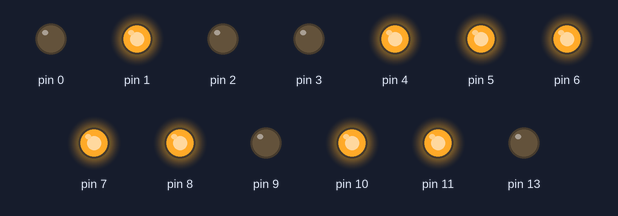
This sketch was run on a simulated Arduino Uno, built with avr-gcc and run on an emulated ATmega328P. Shown: output pins drawn as LEDs (lit = HIGH).

Above: at 0.1 s.
At 4.1 s:
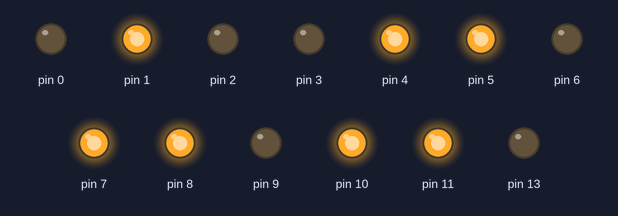
At 9.1 s:
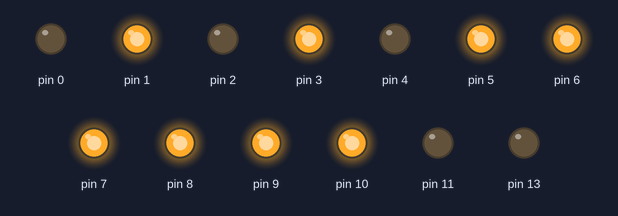
At 18.1 s:
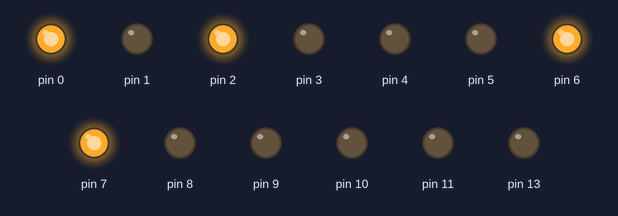
At 28.1 s:
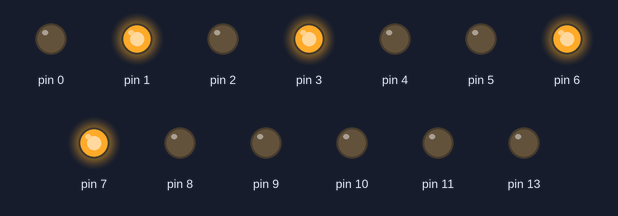
At 39.1 s:
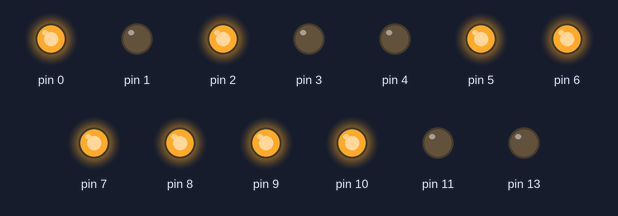
Timing chart, 0 to 40.0 s (numbered marks = the images above):
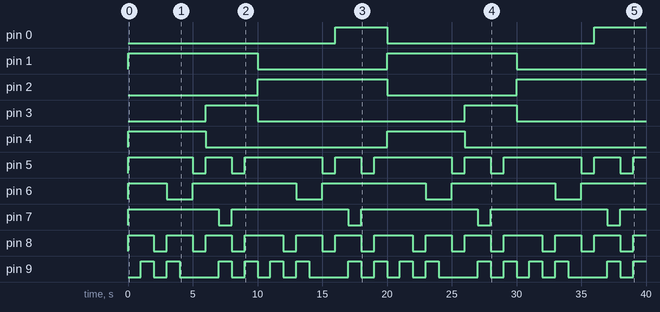

Measured:
- by itself, pin 0: LOW → HIGH at 16.0 s, → LOW 4.0 s later, → HIGH 16.0 s later
- by itself, pin 1: alternates HIGH for 10.0 s and LOW for 10.0 s
- by itself, pin 2: LOW → HIGH at 10.0 s, → LOW 10.0 s later, → HIGH 10.0 s later
- by itself, pin 3: alternates HIGH for 4.0 s and LOW for 16.0 s
- by itself, pin 4, pin 13: alternates HIGH for 6.0 s and LOW for 14.0 s
- by itself, pin 5: repeats every 10.0 s: LOW 1.0 s, HIGH 2.0 s, LOW 1.0 s, HIGH 6.0 s
- by itself, pin 6: repeats every 10.0 s: LOW 2.0 s, HIGH 8.0 s
- by itself, pin 7: repeats every 10.0 s: LOW 1.0 s, HIGH 9.0 s

The sketch:

Blink.ino
```cpp
// C++ code
//
void setup()
{
  pinMode(0,OUTPUT);
  pinMode(1,OUTPUT);
  pinMode(2,OUTPUT);
  pinMode(3,OUTPUT);
  pinMode(4,OUTPUT);
  pinMode(5,OUTPUT);
  pinMode(6,OUTPUT);
  pinMode(7,OUTPUT);
  pinMode(8,OUTPUT);
  pinMode(9,OUTPUT);
  pinMode(10,OUTPUT);
  pinMode(11,OUTPUT);
  pinMode(13,OUTPUT);


}

void loop()
{
 //9
  digitalWrite(4, HIGH);
  digitalWrite(3, LOW);
  digitalWrite(2, LOW);
  digitalWrite(0, LOW);
  digitalWrite(1, HIGH);
  //digitalWrite(12, LOW);
  digitalWrite(13, LOW);


  digitalWrite(5,HIGH);
  digitalWrite(6,HIGH);
  digitalWrite(7,HIGH);
  digitalWrite(8,HIGH);
  digitalWrite(9,LOW);
  digitalWrite(10,HIGH);
  digitalWrite(11,HIGH);
  delay(1000);
  //8

  digitalWrite(5,HIGH);
  digitalWrite(6,HIGH);
  digitalWrite(7,HIGH);
  digitalWrite(8,HIGH);
  digitalWrite(9,HIGH);
  digitalWrite(10,HIGH);
  digitalWrite(11,HIGH);
  delay(1000);
  //7

  digitalWrite(5,HIGH);
  digitalWrite(6,HIGH);
  digitalWrite(7,HIGH);
  digitalWrite(8,LOW);
  digitalWrite(9,LOW);
  digitalWrite(10,HIGH);
  digitalWrite(11,LOW);
  delay(1000);
  //6

  digitalWrite(5,HIGH);
  digitalWrite(6,LOW);
  digitalWrite(7,HIGH);
  digitalWrite(8,HIGH);
  digitalWrite(9,HIGH);
  digitalWrite(10,HIGH);
  digitalWrite(11,HIGH);
  delay(1000);
  //5

  digitalWrite(5,HIGH);
  digitalWrite(6,LOW);
  digitalWrite(7,HIGH);
  digitalWrite(8,HIGH);
  digitalWrite(9,LOW);
  digitalWrite(10,HIGH);
  digitalWrite(11,HIGH);
  delay(1000);
  //4

  digitalWrite(5,LOW);
  digitalWrite(6,HIGH);
  digitalWrite(7,HIGH);
  digitalWrite(8,LOW);
  digitalWrite(9,LOW);
  digitalWrite(10,HIGH);
  digitalWrite(11,HIGH);
  delay(1000);
  //3
  digitalWrite(4, LOW);
  digitalWrite(3, HIGH);
  digitalWrite(2, LOW);
  digitalWrite(0, LOW);
  digitalWrite(1, HIGH);
  //digitalWrite(12, LOW);
  digitalWrite(13, LOW);

  digitalWrite(5,HIGH);
  digitalWrite(6,HIGH);
  digitalWrite(7,HIGH);
  digitalWrite(8,HIGH);
  digitalWrite(9,LOW);
  digitalWrite(10,LOW);
  digitalWrite(11,HIGH);
  delay(1000);
  //2

  digitalWrite(5,HIGH);
  digitalWrite(6,HIGH);
  digitalWrite(7,LOW);
  digitalWrite(8,HIGH);
  digitalWrite(9,HIGH);
  digitalWrite(10,LOW);
  digitalWrite(11,HIGH);
  delay(1000);
  //1
  digitalWrite(5,LOW);
  digitalWrite(6,HIGH);
  digitalWrite(7,HIGH);
  digitalWrite(8,LOW);
  digitalWrite(9,LOW);
  digitalWrite(10,LOW);
  digitalWrite(11,LOW);
  delay(1000);
  //0
  digitalWrite(5,HIGH);
  digitalWrite(6,HIGH);
  digitalWrite(7,HIGH);
  digitalWrite(8,HIGH);
  digitalWrite(9,HIGH);
  digitalWrite(10,HIGH);
  digitalWrite(11,LOW);
  delay(1000);
  //9
  digitalWrite(4, LOW);
  digitalWrite(3, LOW);
  digitalWrite(2, HIGH);
  digitalWrite(0, LOW);
  digitalWrite(1, LOW);
  //digitalWrite(12, LOW);
  digitalWrite(13, HIGH);

  digitalWrite(5,HIGH);
  digitalWrite(6,HIGH);
  digitalWrite(7,HIGH);
  digitalWrite(8,HIGH);
  digitalWrite(9,LOW);
  digitalWrite(10,HIGH);
  digitalWrite(11,HIGH);
  delay(1000);
  //8

  digitalWrite(5,HIGH);
  digitalWrite(6,HIGH);
  digitalWrite(7,HIGH);
  digitalWrite(8,HIGH);
  digitalWrite(9,HIGH);
  digitalWrite(10,HIGH);
  digitalWrite(11,HIGH);
  delay(1000);
  //7

  digitalWrite(5,HIGH);
  digitalWrite(6,HIGH);
  digitalWrite(7,HIGH);
  digitalWrite(8,LOW);
  digitalWrite(9,LOW);
  digitalWrite(10,HIGH);
  digitalWrite(11,LOW);
  delay(1000);
  //6

  digitalWrite(5,HIGH);
  digitalWrite(6,LOW);
  digitalWrite(7,HIGH);
  digitalWrite(8,HIGH);
  digitalWrite(9,HIGH);
  digitalWrite(10,HIGH);
  digitalWrite(11,HIGH);
  delay(1000);
  //5

  digitalWrite(5,HIGH);
  digitalWrite(6,LOW);
  digitalWrite(7,HIGH);
  digitalWrite(8,HIGH);
  digitalWrite(9,LOW);
  digitalWrite(10,HIGH);
  digitalWrite(11,HIGH);
  delay(1000);
  //4

  digitalWrite(5,LOW);
  digitalWrite(6,HIGH);
  digitalWrite(7,HIGH);
  digitalWrite(8,LOW);
  digitalWrite(9,LOW);
  digitalWrite(10,HIGH);
  digitalWrite(11,HIGH);
  delay(1000);
  //3
  digitalWrite(4, LOW);
  digitalWrite(3, LOW);
  digitalWrite(2, HIGH);
  digitalWrite(0, HIGH);
  digitalWrite(1, LOW);
  //digitalWrite(12, HIGH);
  digitalWrite(13, LOW);

  digitalWrite(5,HIGH);
  digitalWrite(6,HIGH);
  digitalWrite(7,HIGH);
  digitalWrite(8,HIGH);
  digitalWrite(9,LOW);
  digitalWrite(10,LOW);
  digitalWrite(11,HIGH);
  delay(1000);
  //2

  digitalWrite(5,HIGH);
  digitalWrite(6,HIGH);
  digitalWrite(7,LOW);
  digitalWrite(8,HIGH);
  digitalWrite(9,HIGH);
  digitalWrite(10,LOW);
  digitalWrite(11,HIGH);
  delay(1000);
  //1
  digitalWrite(5,LOW);
  digitalWrite(6,HIGH);
  digitalWrite(7,HIGH);
  digitalWrite(8,LOW);
  digitalWrite(9,LOW);
  digitalWrite(10,LOW);
  digitalWrite(11,LOW);
  delay(1000);
  //0
  digitalWrite(5,HIGH);
  digitalWrite(6,HIGH);
  digitalWrite(7,HIGH);
  digitalWrite(8,HIGH);
  digitalWrite(9,HIGH);
  digitalWrite(10,HIGH);
  digitalWrite(11,LOW);
  delay(1000);


}
```
